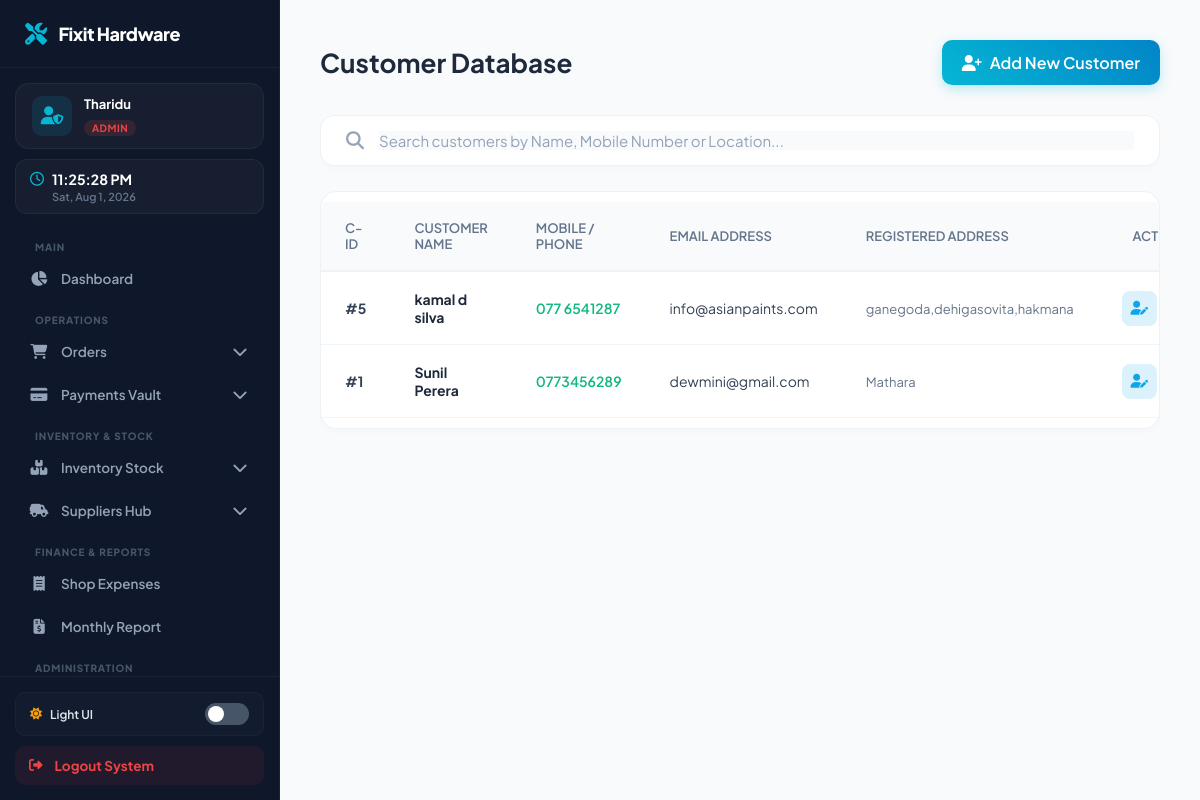
/manage_customer.php (signed in), run on the app's committed database.
### tables this page shows
CREATE TABLE `system_settings` (
  `id` int(11) NOT NULL DEFAULT 1,
  `shop_name` varchar(100) DEFAULT 'FixIt Crafts',
  `shop_address` varchar(255) DEFAULT 'Weligama, Sri Lanka',
  `shop_phone` varchar(20) DEFAULT '0771234567',
  `worker_rate` decimal(5,2) DEFAULT 10.00,
  `supplier_rate` decimal(5,2) DEFAULT 18.00
);

CREATE TABLE `customer` (
  `customer_id` int(11) NOT NULL,
  `customer_name` varchar(100) DEFAULT NULL,
  `phone` varchar(20) DEFAULT NULL,
  `email` varchar(100) DEFAULT NULL,
  `address` text DEFAULT NULL,
  `created_at` timestamp NOT NULL DEFAULT current_timestamp()
);

### manage_customer.php (the view, shortened to what this page needs)
<?php
$conn = new mysqli("localhost", "root", "", "hardware");
$query = "SELECT * FROM customer ORDER BY customer_id DESC";
$result = $conn->query($query);
?>
<!DOCTYPE html>
<html lang="en">
<head>
    <link rel="stylesheet" href="https://cdnjs.cloudflare.com/ajax/libs/font-awesome/6.5.1/css/all.min.css">
</head>
<body>
    <?php include('sidebar.php'); ?>
    <div class="main-content">
        <div class="page-header">
            <h1>Customer Database</h1>
            <a href="add_customer.php" class="btn-add">
                <i class="fa-solid fa-user-plus"></i> Add New Customer
            </a>
        </div>
        <div class="search-container">
            <i class="fa-solid fa-magnifying-glass"></i>
            <input type="text" id="custSearch" onkeyup="filterCustomers()" placeholder="Search customers by Name, Mobile Number or Location...">
        </div>
        <div class="table-card">
            <table id="customerTable">
                <thead>
                    <tr>
                        <th style="width: 80px;">C-ID</th>
                        <th>Customer Name</th>
                        <th>Mobile / Phone</th>
                        <th>Email Address</th>
                        <th>Registered Address</th>
                        <th style="width: 110px; text-align: center;">Actions</th>
                    </tr>
                </thead>
                <tbody>
                    <?php if($result && $result->num_rows > 0): ?>
                        <?php while($row = $result->fetch_assoc()): ?>
                        <tr>
                            <td><strong>#<?php echo htmlspecialchars($row['customer_id']); ?></strong></td>
                            <td class="td-name"><strong><?php echo htmlspecialchars($row['customer_name']); ?></strong></td>
                            <td><span class="td-phone"><?php echo htmlspecialchars($row['phone']); ?></span></td>
                            <td><?php echo !empty($row['email']) ? htmlspecialchars($row['email']) : '<span style="color:var(--text-subtle)">No Email</span>'; ?></td>
                            <td><span class="td-address"><?php echo htmlspecialchars($row['address']); ?></span></td>
                            <td>
                                <div class="actions-btn-group">
                                    <a href="edit_customer.php?id=<?php echo $row['customer_id']; ?>" class="btn-action btn-edit" title="Modify Registry">
                                        <i class="fa-solid fa-user-pen"></i>
                                    </a>
                                </div>
                            </td>
                        </tr>
                        <?php endwhile; ?>
                    <?php endif; ?>
                </tbody>
            </table>
        </div>
    </div>
</body>
</html>

### sidebar.php (shortened to what this page needs)
<?php
$sys_shop_name = 'FixIt Hardware';
if ($conn && !$conn->connect_error) {
    $settings_query = $conn->query("SELECT shop_name FROM system_settings WHERE id = 1");
    if ($settings_query && $settings_query->num_rows > 0) {
        $setting_data = $settings_query->fetch_assoc();
        if (!empty($setting_data['shop_name'])) {
            $sys_shop_name = $setting_data['shop_name'];
        }
    }
}
$current_page = basename($_SERVER['PHP_SELF']);
$user_role = strtolower($_SESSION['user_role']);
$display_role = ($user_role === 'admin') ? 'Admin' : 'Employee';
?>
<link rel="stylesheet" href="https://cdnjs.cloudflare.com/ajax/libs/font-awesome/6.5.1/css/all.min.css">
<div class="sidebar">
    <div class="brand">
        <i class="fa-solid fa-screwdriver-wrench"></i>
        <span><?php echo htmlspecialchars($sys_shop_name); ?></span>
    </div>
    <div class="user-profile">
        <div class="avatar">
            <i class="fa-solid <?php echo ($user_role === 'admin') ? 'fa-user-shield' : 'fa-user-gear'; ?>"></i>
        </div>
        <div class="user-info">
            <h4><?php echo isset($_SESSION['user_name']) ? htmlspecialchars($_SESSION['user_name']) : 'System User'; ?></h4>
            <span class="role-badge <?php echo ($user_role === 'admin') ? 'admin-badge' : 'staff-badge'; ?>">
                <?php echo $display_role; ?>
            </span>
        </div>
    </div>
    <div class="datetime-widget">
        <div class="live-time" id="clock-display">
        </div>
        <div class="live-date" id="calendar-display">Loading date info...</div>
    </div>
    <ul class="nav-links">
        <div class="menu-section-label">Main</div>
        <li class="<?php echo ($current_page == 'dashboard.php') ? 'active-page' : ''; ?>">
            <a href="dashboard.php">
                <i class="fa-solid fa-chart-pie"></i>
                <span>Dashboard</span>
            </a>
        </li>
        <div class="menu-section-label">Operations</div>
        <?php $ord_active = in_array($current_page, ['add_order.php', 'manage_order.php']); ?>
        <li class="dropdown-item">
            <a href="javascript:void(0)" class="dropdown-btn">
                <i class="fa-solid fa-cart-shopping"></i>
                <span>Orders</span>
                <i class="fa-solid fa-chevron-down arrow <?php echo $ord_active ? 'rotate' : ''; ?>"></i>
            </a>
        </li>
        <?php $pay_active = in_array($current_page, ['add_payment.php', 'manage_payment.php']); ?>
        <li class="dropdown-item">
            <a href="javascript:void(0)" class="dropdown-btn">
                <i class="fa-solid fa-credit-card"></i>
                <span>Payments Vault</span>
                <i class="fa-solid fa-chevron-down arrow <?php echo $pay_active ? 'rotate' : ''; ?>"></i>
            </a>
        </li>
        <div class="menu-section-label">Inventory & Stock</div>
        <?php $inv_active = in_array($current_page, ['add_product.php', 'manage_inventory.php', 'manage_categories.php', 'manage_subcategories.php']); ?>
        <li class="dropdown-item">
            <a href="javascript:void(0)" class="dropdown-btn">
                <i class="fa-solid fa-boxes-stacked"></i>
                <span>Inventory Stock</span>
                <i class="fa-solid fa-chevron-down arrow <?php echo $inv_active ? 'rotate' : ''; ?>"></i>
            </a>
        </li>
        <?php if ($user_role === 'admin'): ?>
            <?php $sup_active = in_array($current_page, ['add_supplier.php', 'manage_suppliers.php']); ?>
            <li class="dropdown-item">
                <a href="javascript:void(0)" class="dropdown-btn">
                    <i class="fa-solid fa-truck-field"></i>
                    <span>Suppliers Hub</span>
                    <i class="fa-solid fa-chevron-down arrow <?php echo $sup_active ? 'rotate' : ''; ?>"></i>
                </a>
            </li>
        <?php endif; ?>
        <?php if ($user_role === 'admin'): ?>
            <div class="menu-section-label">Finance & Reports</div>
            <li class="<?php echo ($current_page == 'add_expense.php') ? 'active-page' : ''; ?>">
                <a href="add_expense.php">
                    <i class="fa-solid fa-receipt"></i>
                    <span>Shop Expenses</span>
                </a>
            </li>
            <li class="<?php echo ($current_page == 'monthly_report.php') ? 'active-page' : ''; ?>">
                <a href="monthly_report.php">
                    <i class="fa-solid fa-file-invoice-dollar"></i>
                    <span>Monthly Report</span>
                </a>
            </li>
        <?php endif; ?>
        <div class="menu-section-label">Administration</div>
    </ul>
    <div class="sidebar-footer">
        <div class="mode-toggle-panel">
            <div class="toggle-label" id="sys-mode-label">
                <i class="fa-solid fa-sun" style="color: #f59e0b;"></i> Light UI
            </div>
            <label class="switch-btn">
                <span class="slider-round"></span>
            </label>
        </div>
        <a href="javascript:void(0)" class="logout-btn" id="logoutSystemBtn">
            <i class="fa-solid fa-right-from-bracket"></i>
            <span>Logout System</span>
        </a>
    </div>
</div>

### manage_customer.php (style rules this page uses)
:root { --bg-body: #f8fafc; --bg-card: #ffffff; --bg-hover: #f8fafc; --text-title: #1e293b; --text-main: #334155; --text-muted: #64748b; --text-subtle: #94a3b8; --border-color: #f1f5f9; --border-outer: #edf2f7; --th-bg: #f8fafc; --shadow: 0 4px 6px -1px rgba(0,0,0,0.02); --msg-deleted-bg: #fef2f2; --msg-deleted-text: #991b1b; --msg-updated-bg: #e0f2fe; --msg-updated-text: #0369a1; }
* { margin: 0; padding: 0; box-sizing: border-box; font-family: 'Plus Jakarta Sans', sans-serif; transition: background-color 0.25s, color 0.25s, border-color 0.25s; }
body { background: var(--bg-body); color: var(--text-main); display: flex; min-height: 100vh; }
.main-content { margin-left: 280px; width: calc(100% - 280px); padding: 40px; }
.page-header { display: flex; justify-content: space-between; align-items: center; margin-bottom: 30px; }
.page-header h1 { font-size: 26px; font-weight: 700; color: var(--text-title); }
.btn-add { background: linear-gradient(45deg, #06b6d4, #0284c7); color: white; padding: 12px 20px; border-radius: 10px; border: none; font-weight: 600; text-decoration: none; display: flex; align-items: center; gap: 8px; box-shadow: 0 4px 12px rgba(6, 182, 212, 0.25); transition: 0.3s; }
.search-container { background: var(--bg-card); padding: 15px 25px; border-radius: 14px; margin-bottom: 25px; box-shadow: var(--shadow); border: 1px solid var(--border-outer); display: flex; align-items: center; gap: 15px; }
.search-container i { color: var(--text-subtle); font-size: 18px; }
.search-container input { width: 100%; border: none; outline: none; font-size: 15px; background: transparent; color: var(--text-title); }
.search-container input::placeholder { color: var(--text-subtle); }
.table-card { background: var(--bg-card); border-radius: 16px; box-shadow: var(--shadow); border: 1px solid var(--border-color); overflow: hidden; padding: 10px 0; }
table { width: 100%; border-collapse: separate; border-spacing: 0; }
th { background: var(--th-bg); color: var(--text-muted); padding: 18px 24px; font-weight: 600; font-size: 13px; text-transform: uppercase; border-bottom: 2px solid var(--border-outer); text-align: left; }
td { padding: 18px 24px; color: var(--text-main); font-size: 14px; border-bottom: 1px solid var(--border-color); text-align: left; }
.td-name { color: var(--text-title); }
.td-phone { color: #10b981; font-weight: 600; }
.td-address { color: var(--text-muted); font-size: 13px; }
.actions-btn-group { display: flex; gap: 10px; }
.btn-action { width: 35px; height: 35px; border-radius: 8px; display: flex; justify-content: center; align-items: center; border: none; cursor: pointer; text-decoration: none; font-size: 14px; transition: 0.2s; }
.btn-edit { background: rgba(14, 165, 233, 0.15); color: #0ea5e9; }

### data on the page
system_settings: shop_name "Fixit Hardware"
customer: customer_id "5", customer_name "kamal d silva", phone "077 6541287", email "info@asianpaints.com", address "ganegoda,dehigasovita,hakmana"
customer: customer_id "1", customer_name "Sunil Perera", phone "0773456289", email "dewmini@gmail.com", address "Mathara"

### other printed values
$_SESSION['user_name'] "Tharidu"
$display_role "ADMIN"
